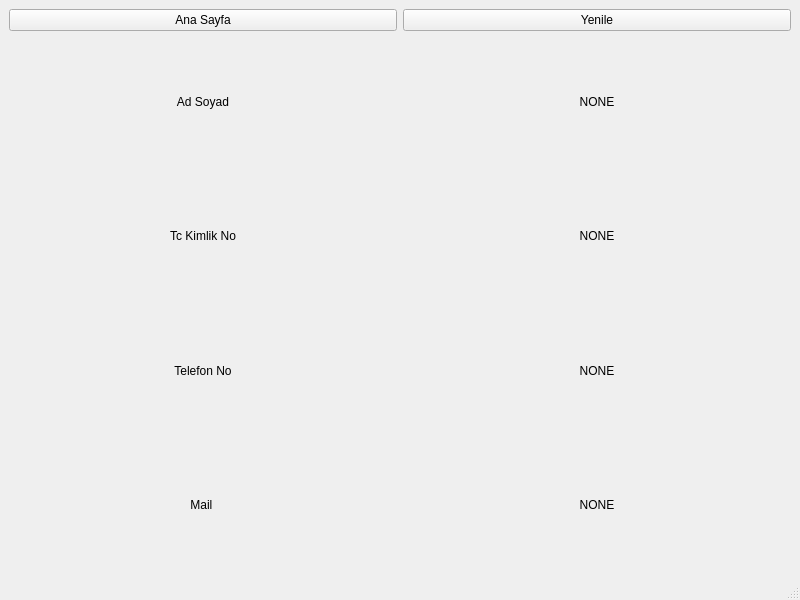
<?xml version="1.0" encoding="UTF-8"?>
<ui version="4.0">
 <class>MainWindowMusProfil</class>
 <widget class="QMainWindow" name="MainWindowMusProfil">
  <property name="geometry">
   <rect>
    <x>0</x>
    <y>0</y>
    <width>800</width>
    <height>600</height>
   </rect>
  </property>
  <property name="windowTitle">
   <string>Müşteri Profil Ekranı</string>
  </property>
  <widget class="QWidget" name="centralwidget">
   <layout class="QGridLayout" name="gridLayout_2">
    <item row="1" column="0">
     <layout class="QGridLayout" name="gridLayout">
      <item row="6" column="2" colspan="2">
       <widget class="QLabel" name="adSoyadLabel">
        <property name="text">
         <string>NONE</string>
        </property>
        <property name="alignment">
         <set>Qt::AlignCenter</set>
        </property>
       </widget>
      </item>
      <item row="9" column="0" colspan="2">
       <widget class="QLabel" name="label_5">
        <property name="text">
         <string>Mail </string>
        </property>
        <property name="alignment">
         <set>Qt::AlignCenter</set>
        </property>
       </widget>
      </item>
      <item row="8" column="2" colspan="2">
       <widget class="QLabel" name="telNoLabel">
        <property name="text">
         <string>NONE</string>
        </property>
        <property name="alignment">
         <set>Qt::AlignCenter</set>
        </property>
       </widget>
      </item>
      <item row="7" column="2" colspan="2">
       <widget class="QLabel" name="kimlikNoLabel">
        <property name="text">
         <string>NONE</string>
        </property>
        <property name="alignment">
         <set>Qt::AlignCenter</set>
        </property>
       </widget>
      </item>
      <item row="9" column="2" colspan="2">
       <widget class="QLabel" name="mailLabel">
        <property name="text">
         <string>NONE</string>
        </property>
        <property name="alignment">
         <set>Qt::AlignCenter</set>
        </property>
       </widget>
      </item>
      <item row="6" column="0" colspan="2">
       <widget class="QLabel" name="label">
        <property name="text">
         <string>Ad Soyad</string>
        </property>
        <property name="alignment">
         <set>Qt::AlignCenter</set>
        </property>
       </widget>
      </item>
      <item row="7" column="0" colspan="2">
       <widget class="QLabel" name="label_3">
        <property name="text">
         <string>Tc Kimlik No</string>
        </property>
        <property name="alignment">
         <set>Qt::AlignCenter</set>
        </property>
       </widget>
      </item>
      <item row="8" column="0" colspan="2">
       <widget class="QLabel" name="label_4">
        <property name="text">
         <string>Telefon No</string>
        </property>
        <property name="alignment">
         <set>Qt::AlignCenter</set>
        </property>
       </widget>
      </item>
      <item row="1" column="0" colspan="2">
       <widget class="QPushButton" name="anaSayfaButton">
        <property name="text">
         <string>Ana Sayfa</string>
        </property>
       </widget>
      </item>
      <item row="1" column="2" colspan="2">
       <widget class="QPushButton" name="yenileButton">
        <property name="text">
         <string>Yenile</string>
        </property>
       </widget>
      </item>
     </layout>
    </item>
   </layout>
  </widget>
  <widget class="QMenuBar" name="menubar">
   <property name="geometry">
    <rect>
     <x>0</x>
     <y>0</y>
     <width>800</width>
     <height>26</height>
    </rect>
   </property>
  </widget>
  <widget class="QStatusBar" name="statusbar"/>
 </widget>
 <resources/>
 <connections/>
</ui>
